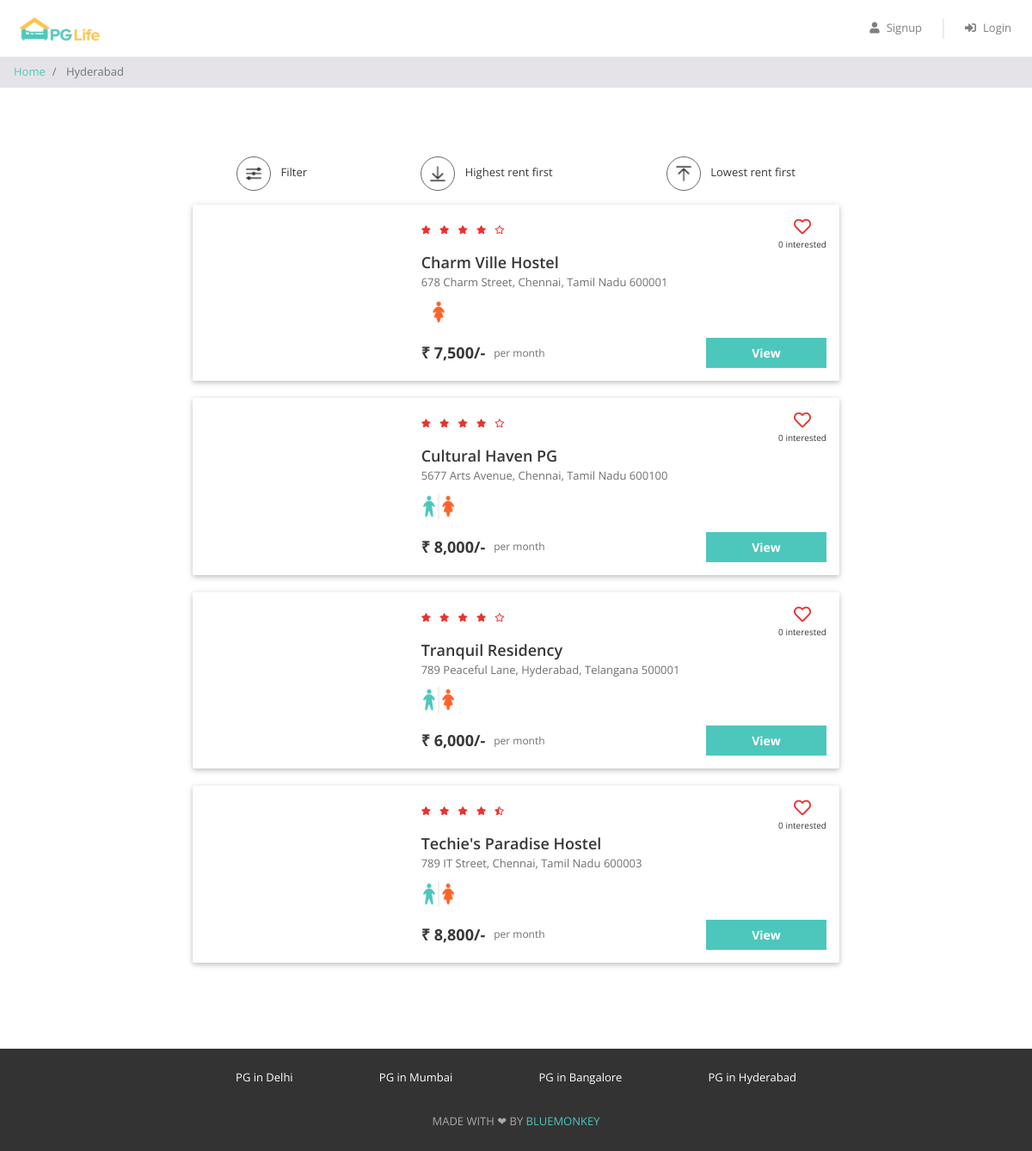
The app's page /property_list.php?city=Hyderabad with its own data.
### tables this page shows
CREATE TABLE `properties` (
  `id` int(11) NOT NULL,
  `city_id` int(11) NOT NULL,
  `name` varchar(100) NOT NULL,
  `address` varchar(255) NOT NULL,
  `description` longtext NOT NULL,
  `gender` enum('male','female','unisex') NOT NULL,
  `rent` int(11) NOT NULL,
  `rating_clean` float(2,1) NOT NULL,
  `rating_food` float(2,1) NOT NULL,
  `rating_safety` float(2,1) NOT NULL
);

### property_list.php (the view, shortened to what this page needs)
<?php
require "includes/database_connect.php";
$city_name = $_GET["city"];
$sql_1 = "SELECT * FROM cities WHERE name = '$city_name'";
$result_1 = mysqli_query($conn, $sql_1);
$city = mysqli_fetch_assoc($result_1);
$city_id = $city['id'];
$sql_2 = "SELECT * FROM properties WHERE city_id = $city_id";
$result_2 = mysqli_query($conn, $sql_2);
$properties = mysqli_fetch_all($result_2, MYSQLI_ASSOC);
?>
<!DOCTYPE html>
<html lang="en">
<head>
    <?php
    include "includes/head_links.php";
    ?>
    <link href="css/property_list.css" rel="stylesheet" />
</head>
<body>
    <?php
    include "includes/header.php";
    ?>
    <nav aria-label="breadcrumb">
        <ol class="breadcrumb py-2">
            <li class="breadcrumb-item">
                <a href="index.php">Home</a>
            </li>
            <li class="breadcrumb-item active" aria-current="page">
                <?php echo $city_name; ?>
            </li>
        </ol>
    </nav>
    <div class="page-container">
        <div class="filter-bar row justify-content-around">
            <div class="col-auto" data-toggle="modal" data-target="#filter-modal">
                <img src="img/filter.png" alt="filter" />
                <span>Filter</span>
            </div>
            <div class="col-auto">
                <img src="img/desc.png" alt="sort-desc" />
                <span>Highest rent first</span>
            </div>
            <div class="col-auto">
                <img src="img/asc.png" alt="sort-asc" />
                <span>Lowest rent first</span>
            </div>
        </div>
        <?php
        foreach ($properties as $property) {
        ?>
            <div class="property-card property-id-<?= $property['id'] ?> row">
                <div class="image-container col-md-4">
                </div>
                <div class="content-container col-md-8">
                    <div class="row no-gutters justify-content-between">
                        <?php
                        $total_rating = ($property['rating_clean'] + $property['rating_food'] + $property['rating_safety']) / 3;
                        $total_rating = round($total_rating, 1);
                        ?>
                        <div class="star-container" title="<?= $total_rating ?>">
                            <?php
                            $rating = $total_rating;
                            for ($i = 0; $i < 5; $i++) {
                                if ($rating >= $i + 0.8) {
                            ?>
                                    <i class="fas fa-star"></i>
                                <?php
                                } elseif ($rating >= $i + 0.3) {
                                ?>
                                    <i class="fas fa-star-half-alt"></i>
                                <?php
                                } else {
                                ?>
                                    <i class="far fa-star"></i>
                            <?php
                                }
                            }
                            ?>
                        </div>
                        <div class="interested-container">
                            <?php
                            $interested_users_count = 0;
                            $is_interested = false;
                            if ($is_interested) {
                            ?>
                                <i class="is-interested-image fas fa-heart" property_id="<?= $property['id'] ?>"></i>
                            <?php
                            } else {
                            ?>
                                <i class="is-interested-image far fa-heart" property_id="<?= $property['id'] ?>"></i>
                            <?php
                            }
                            ?>
                            <div class="interested-text">
                                <span class="interested-user-count"><?= $interested_users_count ?></span> interested
                            </div>
                        </div>
                    </div>
                    <div class="detail-container">
                        <div class="property-name"><?= $property['name'] ?></div>
                        <div class="property-address"><?= $property['address'] ?></div>
                        <div class="property-gender">
                            <?php
                            if ($property['gender'] == "male") {
                            ?>
                                <img src="img/male.png" />
                            <?php
                            } elseif ($property['gender'] == "female") {
                            ?>
                                <img src="img/female.png" />
                            <?php
                            } else {
                            ?>
                                <img src="img/unisex.png" />
                            <?php
                            }
                            ?>
                        </div>
                    </div>
                    <div class="row no-gutters">
                        <div class="rent-container col-6">
                            <div class="rent">₹ <?= number_format($property['rent']) ?>/-</div>
                            <div class="rent-unit">per month</div>
                        </div>
                        <div class="button-container col-6">
                            <a href="property_detail.php?property_id=<?= $property['id'] ?>" class="btn btn-primary">View</a>
                        </div>
                    </div>
                </div>
            </div>
        <?php
        }
        ?>
    </div>
    <?php
    include "includes/footer.php";
    ?>
</body>
</html>

### css/common.css (style rules this page uses)
* { box-sizing: border-box; font-family: 'Open Sans', sans-serif; }
body { color: #373737; font-size: 16px; position: relative; }
.btn-primary, .btn-warning, .btn-danger { color: white; font-weight: bold; }
.breadcrumb { background-color: #e5e3e8; font-size: 13px; border-radius: 0px; margin-bottom: 0px; }
.page-container { max-width: 800px; padding: 80px 24px; margin: auto; }

### css/property_list.css (style rules this page uses)
.filter-bar > div { cursor: pointer; font-size: 13px; text-align: center; margin-bottom: 16px; }
.filter-bar img { width: 40px; height: 40px; border-radius: 40px; border: 1px solid #646870; padding: 6px; margin-right: 8px; }
.property-card { background-color: #ffffff; border-radius: 2px; padding: 15px 0px; margin: 0px auto 20px; box-shadow: 0 2px 5px 0 rgba(0, 0, 0, 0.16), 0 2px 10px 0 rgba(0, 0, 0, 0.12); }
.image-container { text-align: center; }
.star-container i { color: #EA322E; font-size: 10px; margin-right: 6px; }
.interested-container { text-align: center; }
.interested-container i { color: #EA322E; font-size: 20px; cursor: pointer; }
.interested-text { font-size: 10px; }
.detail-container { padding-bottom: 10px; }
.property-name { font-size: 18px; font-weight: 600; }
.property-address { color: #6f6f6f; font-size: 13px; padding-bottom: 5px; }
.property-gender img { width: 40px; }
.rent-container { display: flex; align-items: center; }
.rent { font-size: 18px; font-weight: bold; padding-right: 10px; }
.rent-unit { color: #6f6f6f; font-size: 12px; }
.button-container .btn { font-size: 14px; border-radius: 0px; width: 140px; float: right; }

### records on screen
properties: interested_users_count "0", name "Charm Ville Hostel", address "678 Charm Street, Chennai, Tamil Nadu 600001", rent "7,500"
properties: interested_users_count "0", name "Cultural Haven PG", address "5677 Arts Avenue, Chennai, Tamil Nadu 600100", rent "8,000"
properties: interested_users_count "0", name "Tranquil Residency", address "789 Peaceful Lane, Hyderabad, Telangana 500001", rent "6,000"
properties: interested_users_count "0", name "Techie's Paradise Hostel", address "789 IT Street, Chennai, Tamil Nadu 600003", rent "8,800"

### other values on screen
$city_name "Hyderabad"
